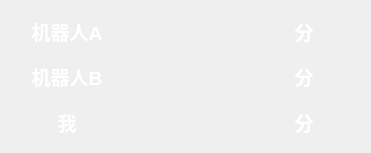
<?xml version="1.0" encoding="UTF-8"?>
<ui version="4.0">
 <class>ShowScore</class>
 <widget class="QWidget" name="ShowScore">
  <property name="geometry">
   <rect>
    <x>0</x>
    <y>0</y>
    <width>371</width>
    <height>153</height>
   </rect>
  </property>
  <property name="windowTitle">
   <string>Form</string>
  </property>
  <property name="styleSheet">
   <string notr="true">color: rgb(255, 255, 255);</string>
  </property>
  <layout class="QGridLayout" name="gridLayout">
   <item row="0" column="0">
    <layout class="QVBoxLayout" name="verticalLayout">
     <item>
      <widget class="QLabel" name="label">
       <property name="font">
        <font>
         <family>Arial</family>
         <pointsize>14</pointsize>
         <bold>true</bold>
        </font>
       </property>
       <property name="text">
        <string>机器人A</string>
       </property>
       <property name="alignment">
        <set>Qt::AlignCenter</set>
       </property>
      </widget>
     </item>
     <item>
      <widget class="QLabel" name="label_3">
       <property name="font">
        <font>
         <family>Arial</family>
         <pointsize>14</pointsize>
         <bold>true</bold>
        </font>
       </property>
       <property name="text">
        <string>机器人B</string>
       </property>
       <property name="alignment">
        <set>Qt::AlignCenter</set>
       </property>
      </widget>
     </item>
     <item>
      <widget class="QLabel" name="label_2">
       <property name="font">
        <font>
         <family>Arial</family>
         <pointsize>14</pointsize>
         <bold>true</bold>
        </font>
       </property>
       <property name="text">
        <string>我</string>
       </property>
       <property name="alignment">
        <set>Qt::AlignCenter</set>
       </property>
      </widget>
     </item>
    </layout>
   </item>
   <item row="0" column="1">
    <layout class="QVBoxLayout" name="verticalLayout_2">
     <item>
      <widget class="QLabel" name="label_A">
       <property name="font">
        <font>
         <family>Arial</family>
         <pointsize>14</pointsize>
         <bold>true</bold>
        </font>
       </property>
       <property name="text">
        <string/>
       </property>
       <property name="alignment">
        <set>Qt::AlignCenter</set>
       </property>
      </widget>
     </item>
     <item>
      <widget class="QLabel" name="label_B">
       <property name="font">
        <font>
         <family>Arial</family>
         <pointsize>14</pointsize>
         <bold>true</bold>
        </font>
       </property>
       <property name="text">
        <string/>
       </property>
       <property name="alignment">
        <set>Qt::AlignCenter</set>
       </property>
      </widget>
     </item>
     <item>
      <widget class="QLabel" name="label_Me">
       <property name="font">
        <font>
         <family>Arial</family>
         <pointsize>14</pointsize>
         <bold>true</bold>
        </font>
       </property>
       <property name="text">
        <string/>
       </property>
       <property name="alignment">
        <set>Qt::AlignCenter</set>
       </property>
      </widget>
     </item>
    </layout>
   </item>
   <item row="0" column="2">
    <layout class="QVBoxLayout" name="verticalLayout_3">
     <item>
      <widget class="QLabel" name="label_7">
       <property name="font">
        <font>
         <family>Arial</family>
         <pointsize>14</pointsize>
         <bold>true</bold>
        </font>
       </property>
       <property name="text">
        <string>分</string>
       </property>
       <property name="alignment">
        <set>Qt::AlignCenter</set>
       </property>
      </widget>
     </item>
     <item>
      <widget class="QLabel" name="label_9">
       <property name="font">
        <font>
         <family>Arial</family>
         <pointsize>14</pointsize>
         <bold>true</bold>
        </font>
       </property>
       <property name="text">
        <string>分</string>
       </property>
       <property name="alignment">
        <set>Qt::AlignCenter</set>
       </property>
      </widget>
     </item>
     <item>
      <widget class="QLabel" name="label_8">
       <property name="font">
        <font>
         <family>Arial</family>
         <pointsize>14</pointsize>
         <bold>true</bold>
        </font>
       </property>
       <property name="text">
        <string>分</string>
       </property>
       <property name="alignment">
        <set>Qt::AlignCenter</set>
       </property>
      </widget>
     </item>
    </layout>
   </item>
  </layout>
 </widget>
 <resources/>
 <connections/>
</ui>
